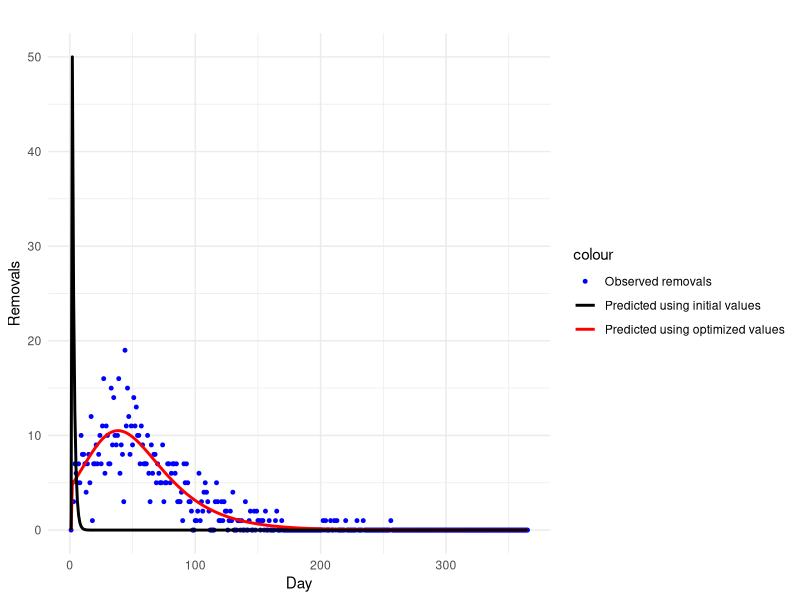

Write R code to recreate this figure.
set.seed(8)
# Define the Discrete-Time Deterministic SIR Model
Deterministic_DT_SIR_model <- function(N, S0, I0, minTime, maxTime, beta, gamma, step_size) {
  steps <- seq(minTime, maxTime, by = step_size) # Time discretization
  S <- numeric(length(steps)) # Vector to store susceptibles
  I <- numeric(length(steps)) # Vector to store infectives
  R <- numeric(length(steps)) # Vector to store removed
  
  # Set initial conditions
  S[1] <- S0
  I[1] <- I0
  R[1] <- N - S0 - I0
  
  # Loop and update compartments
  for (t in 2:length(steps)) {
    S[t] <- S[t-1] - ((beta/N) * S[t-1] * I[t-1]) * step_size
    I[t] <- I[t-1] + ((beta/N) * S[t-1] * I[t-1] - gamma * I[t-1]) * step_size
    R[t] <- R[t-1] + gamma * I[t-1] * step_size
  }
  
  # Return simulated trajectories
  return(data.frame(Steps = steps, S = S, I = I, R = R))
}

# Generate simulated data using the SIR model
N <- 1000   # Total population size
S0 <- 900   # Initial number of susceptibles
I0 <- 100   # Initial number of infectives
minTime <- 1
maxTime <- 365
beta <- 0.1   # Infection rate
gamma <- 0.05    # Recovery rate
step_size <- 1   # Step size for time discretization

simulated_data <- Deterministic_DT_SIR_model(N, S0, I0, minTime, maxTime, beta, gamma, step_size)

# Observed data on removals (cumulative with Poisson noise)
observed_data <- data.frame(
  Steps = simulated_data$Steps,
  Removals= c(0, rpois(length(simulated_data$Steps)-1, diff(simulated_data$R))))

# The objective function (sum of squared differences)
objective_function <- function(params) {
  beta <- params[1]
  gamma <- params[2]
  
  beta<- exp(beta)
  gamma<- exp(gamma)
  
  # Simulate SIR model using current parameter values
  model_data <- Deterministic_DT_SIR_model(N, S0, I0, minTime, maxTime, beta, gamma, step_size)
  
  # Compute sum of squared differences between simulated removals and observed removals
  OLS = sum((c(0,diff(model_data$R)) - observed_data$Removals)^2)
  
  #Alternatively using RMSE
  #RMSE <- sqrt(mean((c(0, diff(model_data$R)) - observed_data$Removals)^2))
  #return(RMSE)
  return(OLS)
}

# Perform optimization to estimate model parameters
initial_params <- c(log(0.0000001), log(0.5))  # Initial parameter values

#nlm
#opt_result <- nlm(p = initial_params, f = objective_function)
#print(opt_result)
#estimated_params <- opt_result$estimate
#estimated_params<- exp(estimated_params)

#Optim
opt_result <- optim(par = initial_params, fn = objective_function, method='Nelder-Mead',hessian=TRUE)
print(opt_result)
estimated_params <- opt_result$par
estimated_params<- exp(estimated_params)
se <- sqrt(diag(solve(opt_result$hessian))) # Standard errors of the estimates
cbind(estimated_params,se)
Betaupper<- estimated_params[1]+1.96*se[1]
Betalower<- estimated_params[1]-1.96*se[1]
Betainterval<- data.frame(value=estimated_params[1], lower=Betalower, upper=Betaupper)
Betainterval

Gammaupper<- estimated_params[2]+1.96*se[2]
Gammalower<- estimated_params[2]-1.96*se[2]
Gammainterval<- data.frame(value=estimated_params[2],  lower=Gammalower, upper=Gammaupper)
Gammainterval

# Simulate SIR model using estimated parameters
predicted_data <- Deterministic_DT_SIR_model(N, S0, I0, minTime, maxTime, estimated_params[1], estimated_params[2], step_size)
predicted_data$ActualRemovals<- c(0,diff(predicted_data$R))

Initpredicted_data<- Deterministic_DT_SIR_model(N, S0, I0, minTime, maxTime, exp(initial_params[1]), exp(initial_params[2]), step_size)
Initpredicted_data$ActualRemovals<- c(0,diff(Initpredicted_data$R))

# Plot observed and simulated removals  
library(ggplot2)
ggplot() +
  geom_point(data = observed_data, aes(x = Steps, y = Removals, color = "Observed removals"), size = 1) +
  geom_line(data = predicted_data, aes(x = Steps, y = ActualRemovals, color = "Predicted using optimized values"), linewidth = 1) +
  geom_line(data = Initpredicted_data, aes(x = Steps, y = ActualRemovals, color = "Predicted using initial values"), linewidth = 1) +
  ylim(0, 50) +
  labs(x = "Day", y = "Removals", title = "") +
  scale_color_manual(values = c("Observed removals" = "blue", "Predicted using optimized values" = "red", "Predicted using initial values" = "black")) +
  theme_minimal()
